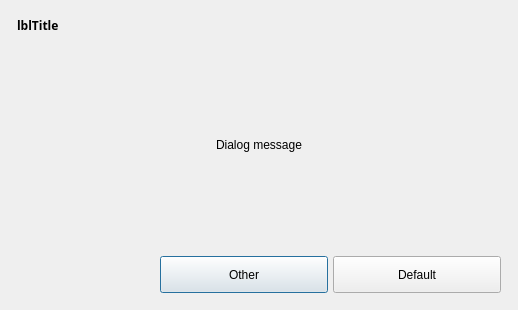
<?xml version="1.0" encoding="UTF-8"?>
<ui version="4.0">
 <class>Dialog</class>
 <widget class="QDialog" name="Dialog">
  <property name="geometry">
   <rect>
    <x>0</x>
    <y>0</y>
    <width>518</width>
    <height>310</height>
   </rect>
  </property>
  <property name="windowTitle">
   <string>Dialog</string>
  </property>
  <property name="autoFillBackground">
   <bool>false</bool>
  </property>
  <layout class="QVBoxLayout" name="verticalLayout_2">
   <item>
    <widget class="QFrame" name="frContainer">
     <property name="frameShape">
      <enum>QFrame::NoFrame</enum>
     </property>
     <property name="frameShadow">
      <enum>QFrame::Raised</enum>
     </property>
     <layout class="QVBoxLayout" name="verticalLayout">
      <property name="spacing">
       <number>0</number>
      </property>
      <property name="margin">
       <number>6</number>
      </property>
      <item>
       <layout class="QHBoxLayout" name="DialogTitle">
        <property name="bottomMargin">
         <number>5</number>
        </property>
        <item>
         <widget class="QLabel" name="lblTitle">
          <property name="sizePolicy">
           <sizepolicy hsizetype="Preferred" vsizetype="Preferred">
            <horstretch>0</horstretch>
            <verstretch>0</verstretch>
           </sizepolicy>
          </property>
          <property name="maximumSize">
           <size>
            <width>16777215</width>
            <height>45</height>
           </size>
          </property>
          <property name="font">
           <font>
            <family>Century Gothic</family>
            <weight>75</weight>
            <bold>true</bold>
           </font>
          </property>
          <property name="text">
           <string>lblTitle</string>
          </property>
         </widget>
        </item>
       </layout>
      </item>
      <item>
       <spacer name="ContentTopSpacer">
        <property name="orientation">
         <enum>Qt::Vertical</enum>
        </property>
        <property name="sizeHint" stdset="0">
         <size>
          <width>20</width>
          <height>44</height>
         </size>
        </property>
       </spacer>
      </item>
      <item>
       <layout class="QHBoxLayout" name="horizontalLayout">
        <item>
         <widget class="QLabel" name="lblMessage">
          <property name="text">
           <string>Dialog message</string>
          </property>
          <property name="alignment">
           <set>Qt::AlignCenter</set>
          </property>
          <property name="wordWrap">
           <bool>true</bool>
          </property>
         </widget>
        </item>
       </layout>
      </item>
      <item>
       <spacer name="ContentBottomSpacer">
        <property name="orientation">
         <enum>Qt::Vertical</enum>
        </property>
        <property name="sizeHint" stdset="0">
         <size>
          <width>20</width>
          <height>43</height>
         </size>
        </property>
       </spacer>
      </item>
      <item>
       <layout class="QHBoxLayout" name="DialogButtons">
        <property name="topMargin">
         <number>5</number>
        </property>
        <item>
         <spacer name="ButtonAlignSpacer">
          <property name="orientation">
           <enum>Qt::Horizontal</enum>
          </property>
          <property name="sizeHint" stdset="0">
           <size>
            <width>40</width>
            <height>20</height>
           </size>
          </property>
         </spacer>
        </item>
        <item>
         <widget class="QPushButton" name="btnCancel">
          <property name="enabled">
           <bool>true</bool>
          </property>
          <property name="minimumSize">
           <size>
            <width>168</width>
            <height>37</height>
           </size>
          </property>
          <property name="maximumSize">
           <size>
            <width>168</width>
            <height>37</height>
           </size>
          </property>
          <property name="text">
           <string>Other</string>
          </property>
          <property name="default">
           <bool>false</bool>
          </property>
         </widget>
        </item>
        <item>
         <spacer name="ButtonsSpacer">
          <property name="orientation">
           <enum>Qt::Horizontal</enum>
          </property>
          <property name="sizeType">
           <enum>QSizePolicy::Fixed</enum>
          </property>
          <property name="sizeHint" stdset="0">
           <size>
            <width>5</width>
            <height>20</height>
           </size>
          </property>
         </spacer>
        </item>
        <item>
         <widget class="QPushButton" name="btnOK">
          <property name="enabled">
           <bool>true</bool>
          </property>
          <property name="minimumSize">
           <size>
            <width>168</width>
            <height>37</height>
           </size>
          </property>
          <property name="maximumSize">
           <size>
            <width>168</width>
            <height>37</height>
           </size>
          </property>
          <property name="text">
           <string>Default</string>
          </property>
          <property name="default">
           <bool>false</bool>
          </property>
         </widget>
        </item>
       </layout>
      </item>
     </layout>
    </widget>
   </item>
  </layout>
 </widget>
 <resources/>
 <connections/>
</ui>
